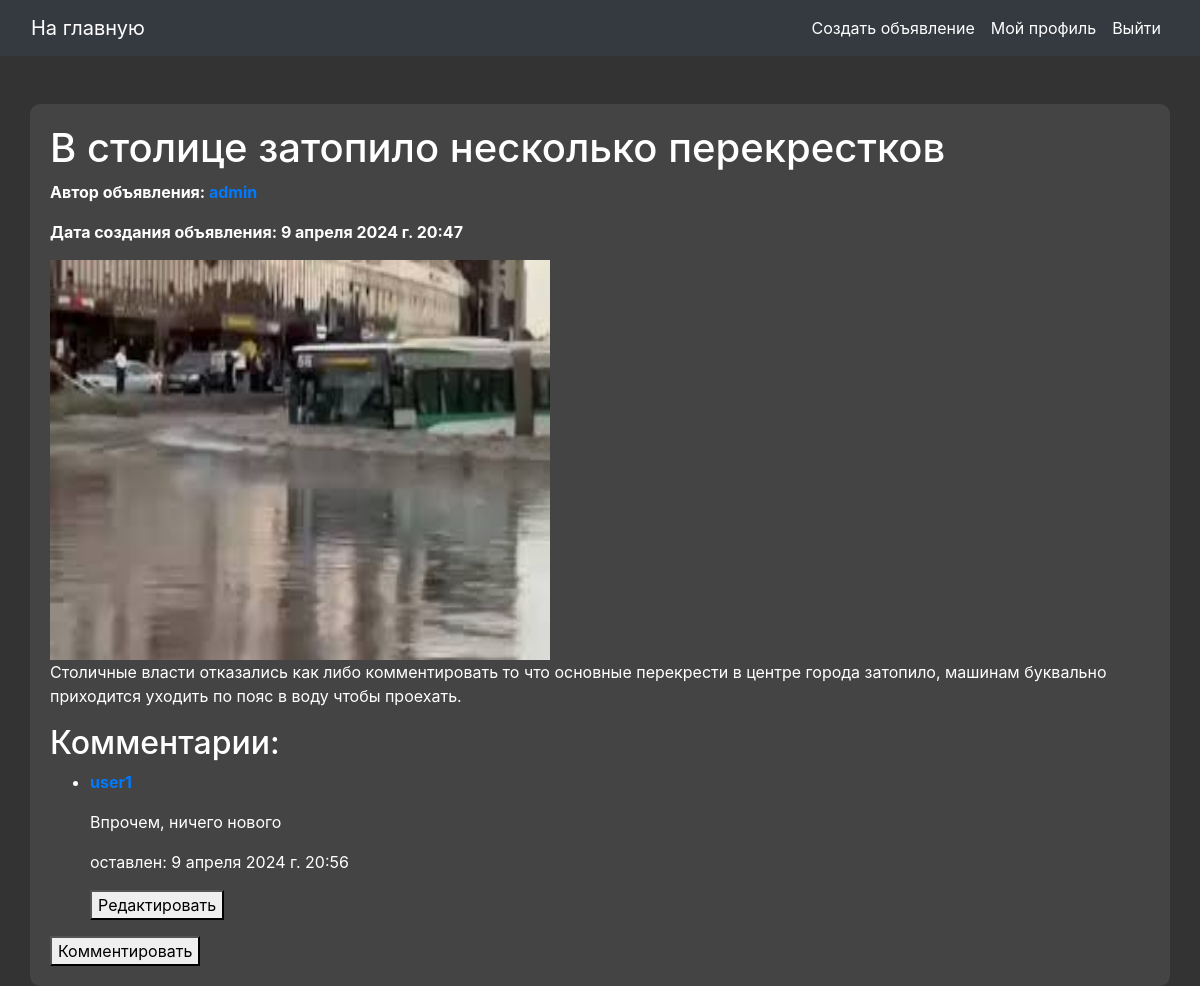
/ad/1/ (signed in), run on the app's committed database.
### app/models.py (models this page shows)
class Ad(models.Model):
    title = models.CharField(max_length=100)
    description = models.TextField()
    author = models.ForeignKey(User, on_delete=models.CASCADE)
    created_at = models.DateTimeField(auto_now_add=True)
    image = models.ImageField(upload_to='images/', blank=True)

class Comment(models.Model):
    ad = models.ForeignKey(Ad, on_delete=models.CASCADE, related_name='comments')
    author = models.ForeignKey(User, on_delete=models.CASCADE)
    text = models.TextField()
    created_at = models.DateTimeField(auto_now_add=True)

### app/views.py (the view)
# urls.py: path('ad/<int:pk>/', views.ad_detail, name='ad_detail'),
def ad_detail(request, pk):
    ad = get_object_or_404(Ad, pk=pk)
    return render(request, 'ad_detail.html', {'ad': ad})

### templates/ad_detail.html (shortened to what this page needs)
{% extends 'base.html' %}
{% block content %}
<article>
    <h1>{{ ad.title }}</h1>
    <p><strong>Автор объявления: <a href="{% url 'profile' ad.author.pk %}">{{ ad.author.username }}</a></strong></p>
    <p><strong>Дата создания объявления: {{ ad.created_at }}</strong></p>
    {% if ad.image %}
    <img src="{{ ad.image.url }}" alt="{{ ad.title }}" width="500" height="400">
    {% endif %}
    <p>{{ ad.description }}</p>
</article>
<h2>Комментарии:</h2>
<ul>
    {% for comment in ad.comments.all %}
    <li>
        <p><strong><a href="{% url 'profile' comment.author.pk %}">{{ comment.author.username }}</a></strong></p>
        <p>{{ comment.text }}</p>
        <p>оставлен: {{ comment.created_at }}</p>
        {% if user.is_authenticated and comment.author == user %}
            <form method="get" action="{% url 'comment_update' comment.id %}">
                <button type="submit">Редактировать</button>
            </form>
        {% endif %}
    </li>
    {% endfor %}
</ul>
{% if not user.is_authenticated %}
<p>Чтобы оставить комментарий, пожалуйста, <a href="{% url 'login' %}">войдите</a> или <a href="{% url 'signup' %}">зарегистрируйтесь</a>.</p>
{% else %}
<form method="post" action="{% url 'comment_create' ad.pk %}">
  <button type="submit">Комментировать</button>
</form>
{% endif %}
{% endblock %}

### templates/base.html (style rules this page uses)
body { background-color: #333; color: #fff; }

### data on the page
Ad: title "В столице затопило несколько перекрестков", author.username "admin", created_at "9 апреля 2024 г. 20:47", image (picture), description "Столичные власти отказались как либо комментировать то что основные перекрести в центре города затопило, машинам буквально приходится уходить по пояс в воду чтобы проехать."
Comment: author.username "user1", text "Впрочем, ничего нового", created_at "9 апреля 2024 г. 20:56", shows "Редактировать"
